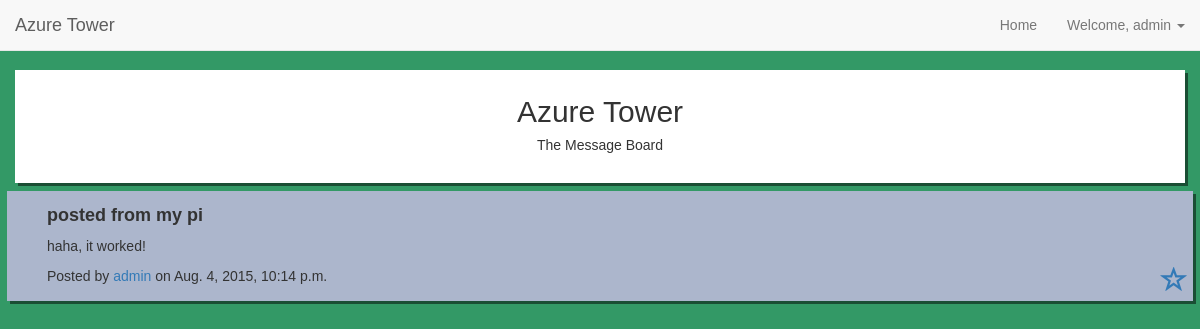
Page /message/2/ (signed in) on the committed database.
### main/models.py (models this page shows, shortened)
class Message(models.Model):
    title = models.CharField(max_length=255, default="i can't think of a title")
    text = models.TextField()
    author = models.ForeignKey(User)
    date_posted = models.DateTimeField(auto_now_add=True)
    favorite = models.ManyToManyField(User, related_name='favorites', blank=True)

### main/views.py (the view)
# urls.py: url(r'^message/(?P<id>[0-9]+)/$', 'main.views.edit_message', name='edit_message'),
def edit_message(request, id):
    if request.method == 'DELETE':
        if request.user.is_superuser or is_admin(request.user):
            Message.objects.get(id=id).delete()
            return HttpResponse(status=204)
        else:
            return HttpResponse(status=401)
    elif request.method == 'GET':
        message = Message.objects.get(id=id)
        return render(request, 'message.html', {'message': message})

### main/templates/message.html (shortened to what this page needs)
{% extends 'base.html' %}
{% load staticfiles %}
{% block content %}
    <div data-message-id='{{ message.id }}' class="message">
        <h4 class="message-title">
            {{ message.title }}
        </h4>
        <p class="message-text">
            {{ message.text }}
        </p>
        <p class="message-date">Posted by <a href="#">{{ message.author.username }}</a> on {{ message.date_posted }}
            <a class='favorite-message-link'><span class='glyphicon glyphicon-star-empty'></span></a>
        </p>
    </div>
{% endblock content %}

### main/templates/nav_bar.html (shortened to what this page needs)
<nav class="navbar navbar-default  navbar-custom navbar-fixed-top">
  <div class="container-fluid">
    <div class="navbar-header page-scroll">
      <a class="navbar-brand" href="{% url 'front' %}">Azure Tower</a>
    </div>
    <div class="collapse navbar-collapse" id="bs-example-navbar-collapse-1">
      <ul class="nav navbar-nav navbar-right">
      <li><a href="{% url 'front' %}">Home</a></li>
        {% if user.is_authenticated %}
          <li class="dropdown">
          <a href="#" class="dropdown-toggle" data-toggle="dropdown" role="button" aria-haspopup="true" aria-expanded="false">Welcome, {{user.username}} <span class="caret"></span></a>
        </li>
        {% else %}
        <li><a href='{% url "login" %}'>Login</a></li>
        {% endif %}
      </ul>
    </div>
  </div>
</nav>

### main/static/css/message_board.css (style rules this page uses)
body { font-family: 'Consolas', 'Arial', sans-sarif; background-color: #339966; margin-bottom: 50px; }
.message span { font-size: 20pt; float: right; }
.message { padding: 5px; padding-left: 40px; background-color: #acb6cc; -webkit-box-shadow: 3px 3px 0px 0px rgba(0,0,0,0.49); -moz-box-shadow: 3px 3px 0px 0px rgba(0,0,0,0.49); box-shadow: 3px 3px 0px 0px rgba(0,0,0,0.49); margin: 7px; }
.message-title { font-weight: bold; }

### rows in the picture
Message: title "posted from my pi", text "haha, it worked!", author.username "admin", date_posted "Aug. 4, 2015, 10:14 p.m."

### other values in the picture
{{ user.username }} "admin"
